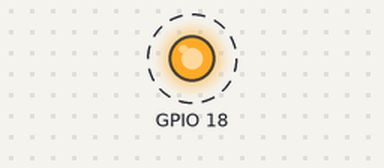
Bench run of a program on a simulated Raspberry Pi (BCM pin numbers). On the bench: output pins drawn as LEDs (lit = HIGH). Dashed ring = blinking. What the program prints to the terminal is not drawn. At 20.0 s the program stops and its outputs stay as they are.

Above: at 0.5 s.
Timing chart, 0 to 4.6 s (numbered marks = the images above):
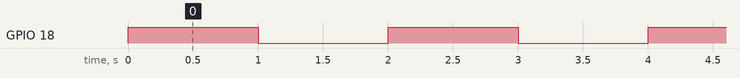

The program:

ej3_parpadeo.py
```python
import RPi.GPIO as GPIO
import time

GPIO.setmode(GPIO.BCM)
GPIO.setwarnings(False)
GPIO.setup(18, GPIO.OUT)

for i in range(10):
    print("ON: ", i+1)
    GPIO.output(18, GPIO.HIGH)
    time.sleep(1)
    print("OFF: ", i+1)
    GPIO.output(18, GPIO.LOW)
    time.sleep(1)

GPIO.cleanup()
```

Measured:
- by itself, GPIO 18: alternates HIGH for 1.0 s and LOW for 1.0 s, 20 changes in all, then stays LOW
